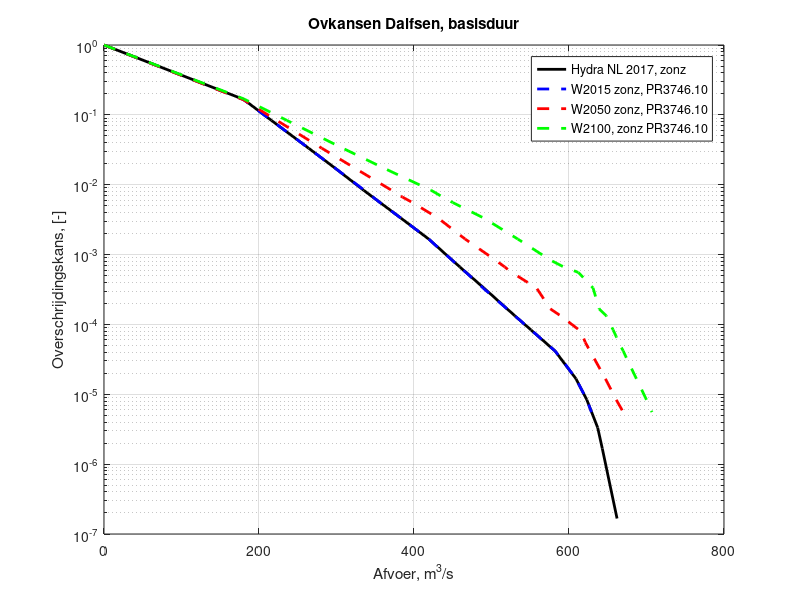
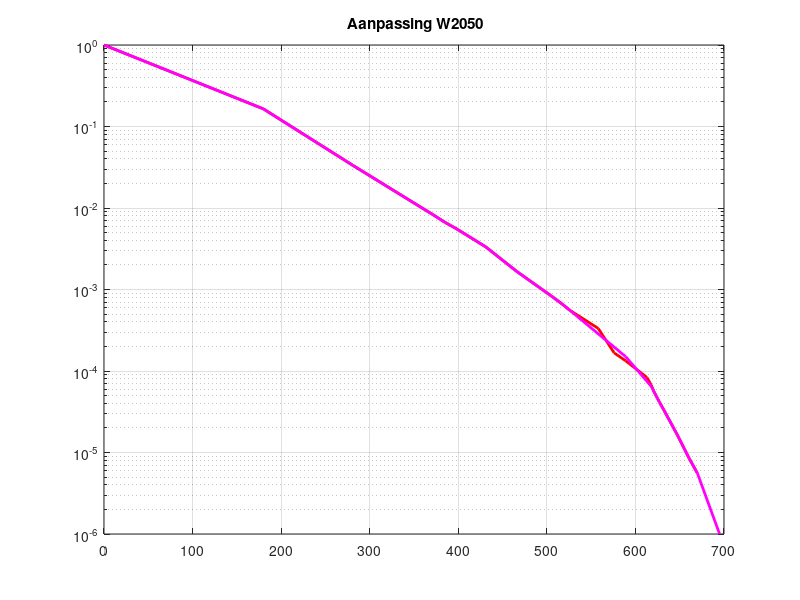
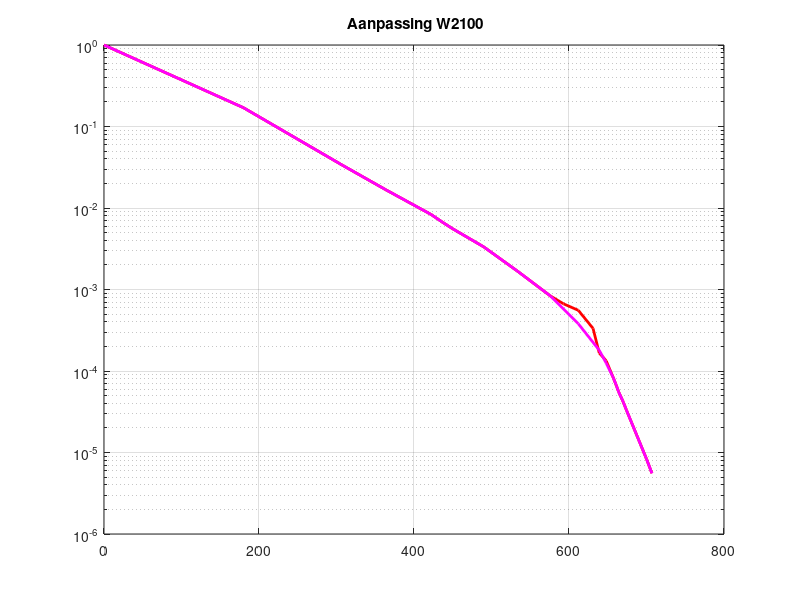
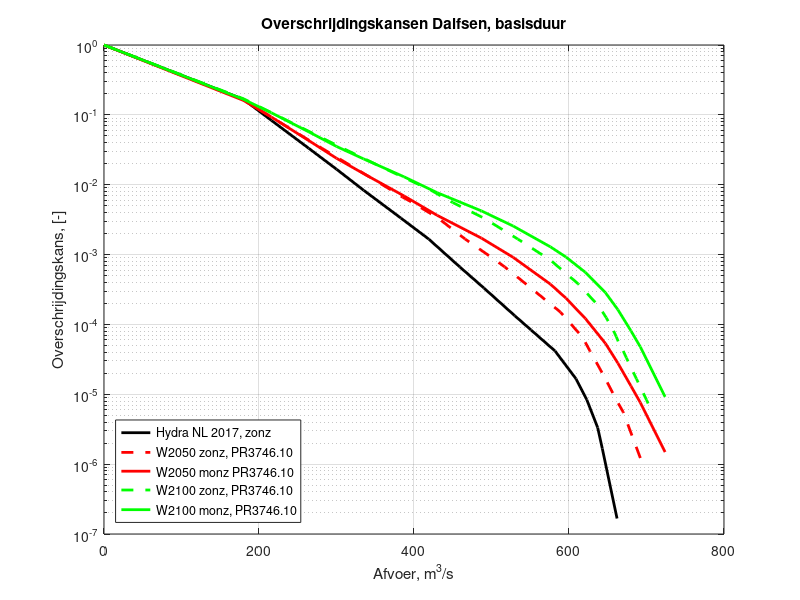

These charts were generated, in order, by the following MATLAB code:
%% Script om invoerbestanden Dalfsen te maken exclusief statistische onzekerheid

% Door:    Chris Geerse
% Project: PR3445.50
% Datum:   juni 2018


%==========================================================================
% Algemene zaken
%==========================================================================

clc;
clear;
close all
addpath 'Hulproutines\' 'Invoer\';

%% Lees Hydra-NL 2017 in
Ovkans_HNL2017 = load('Ovkans_Dalfsen_piekafvoer_2017.txt');
Ovkans_HNL2017_monz = load('Ovkans_Dalfsen_piekafvoer_2017_metOnzHeid.txt');


%% Invoer Dalfsen zonder onzekerheid
% Bron: P:\PR\3746.10\Toeleveringen\2018_02_15 OI2014-verdelingen afvoer zonder onzekerheid

% W2015, W2050, W2100
Invoer_zonder_onzHeid = [...
    2   	216	223	236
    5	    264	281	308
    10  	300	326	364
    20      336	371	422
    25  	347	385	437
    30  	356	398	450
    50      383	431	490
    100 	419	466	534
    200 	449	505	576
    250 	459	517	593
    300 	467	526	612
    500     489	558	631
    1000	520	576	639
    1250	530	589	648
    2000	551	613	657
    2500	561	618	661
    3000	569	621	664
    4000	582	627	670
    5000	589	632	674
    10000	609	647	687
    20000	623	661	700
    30000	629	670	707];

% Ga over op frequenties, met afvoer in eerste kolom
hulp_W2015 = [Invoer_zonder_onzHeid(:,2), 1./(6*Invoer_zonder_onzHeid(:,1))]
hulp_W2050 = [Invoer_zonder_onzHeid(:,3), 1./(6*Invoer_zonder_onzHeid(:,1))]
hulp_W2100 = [Invoer_zonder_onzHeid(:,4), 1./(6*Invoer_zonder_onzHeid(:,1))]


%% Uitbreiding naar beneden (zonder onzekerheid)
% Bepaal goede waarde voor 180 m3/s
Ovkans180_W2015 = exp( interp1(hulp_W2015(:,1), log(hulp_W2015(:,2)), 180, 'linear', 'extrap') )
Ovkans180_W2050 = exp( interp1(hulp_W2050(:,1), log(hulp_W2050(:,2)), 180, 'linear', 'extrap') )
Ovkans180_W2100 = exp( interp1(hulp_W2100(:,1), log(hulp_W2100(:,2)), 180, 'linear', 'extrap') )

% Uitbreiden met kans 1 bij afvoer 0 m3/s
Ovkans_W2015    = ...
    [0,  1
    180, Ovkans180_W2015
    hulp_W2015];

Ovkans_W2050    = ...
    [0,  1
    180, Ovkans180_W2050
    hulp_W2050];

Ovkans_W2100    = ...
    [0,  1
    180, Ovkans180_W2100
    hulp_W2100];


% Figuur met statistiek zonder onzekerheid, inclusief uitbreiding naar beneden:
figure
semilogy(Ovkans_HNL2017(:,1), Ovkans_HNL2017(:,2), 'k-', 'linewidth', 2)
grid on; hold on
semilogy(Ovkans_W2015(:,1), Ovkans_W2015(:,2), 'b--', 'linewidth', 2)
semilogy(Ovkans_W2050(:,1), Ovkans_W2050(:,2), 'r--', 'linewidth', 2)
semilogy(Ovkans_W2100(:,1), Ovkans_W2100(:,2), 'g--', 'linewidth', 2)

title('Ovkansen Dalfsen, basisduur')
xlabel('Afvoer, m^3/s')
ylabel('Overschrijdingskans, [-]')
ylim([1e-7, 1])
xlim([ 0, 800])
legend('Hydra NL 2017, zonz', 'W2015 zonz, PR3746.10', 'W2050 zonz, PR3746.10', 'W2100, zonz PR3746.10')

% Corrigeer rare hobbels voor 2050 en 2100
Ovkans_W2050_corr = ...
   [ 0   1.0000e+00
   1.8000e+02   1.6438e-01
   2.2300e+02   8.3333e-02
   2.8100e+02   3.3333e-02
   3.2600e+02   1.6667e-02
   3.7100e+02   8.3333e-03
   3.8500e+02   6.6667e-03
   3.9800e+02   5.5556e-03
   4.3100e+02   3.3333e-03
   4.6600e+02   1.6667e-03
   5.0500e+02   8.3333e-04
   5.1700e+02   6.6667e-04
   5.2600e+02   5.5556e-04
   %5.5800e+02   3.3333e-04
   %5.7600e+02   1.6667e-04
   5.8900e+02   1.5e-4    %1.3333e-04
   %6.1300e+02   8.3333e-05
   6.1800e+02   6.45e-5  %6.6667e-05
   6.2100e+02   5.5556e-05
   6.2700e+02   4.1667e-05
   6.3200e+02   3.3333e-05
   6.4700e+02   1.6667e-05
   6.6100e+02   8.3333e-06
   6.7000e+02   5.5556e-06];    
  
% Breidt bereik uit tot een extremere afveor:
Ovkans_W2050_corr = [Ovkans_W2050_corr; [695, 1e-6]];

figure
semilogy(Ovkans_W2050(:,1),       Ovkans_W2050(:,2),      'r-', 'linewidth', 2)
hold on; grid on
semilogy(Ovkans_W2050_corr(:,1),  Ovkans_W2050_corr(:,2),  'm-', 'linewidth', 2)
title(' Aanpassing W2050')

Ovkans_W2100_corr = ...
    [0   1.0000e+00
   1.8000e+02   1.6995e-01
   2.3600e+02   8.3333e-02
   3.0800e+02   3.3333e-02
   3.6400e+02   1.6667e-02
   4.2200e+02   8.3333e-03
   4.3700e+02   6.6667e-03
   4.5000e+02   5.5556e-03
   4.9000e+02   3.3333e-03
   5.3400e+02   1.6667e-03
   5.7600e+02   8.3333e-04
   %5.9300e+02   6.6667e-04
   6.1200e+02   3.8e-4  %5.5556e-04
   %6.3100e+02   3.3333e-04
   6.3900e+02   1.8e-4  %1.6667e-04
   6.4800e+02   1.25e-4  %1.3333e-04
   6.5700e+02   8.3333e-05
   6.6100e+02   6.6667e-05
   6.6400e+02   5.5556e-05
   6.7000e+02   4.1667e-05
   6.7400e+02   3.3333e-05
   6.8700e+02   1.6667e-05
   7.0000e+02   8.3333e-06
   7.0700e+02   5.5556e-06];

% Geen uitbreiding doen


figure
semilogy(Ovkans_W2100(:,1),       Ovkans_W2100(:,2),      'r-', 'linewidth', 2)
hold on; grid on
semilogy(Ovkans_W2100_corr(:,1),  Ovkans_W2100_corr(:,2),  'm-', 'linewidth', 2)
title(' Aanpassing W2100')


close all


%% Inlezen statistiek met onzekerheid voor W2050 en W2100

AA = load('Ovkans Dalfsen W2015_2050_2100_onzHeid.txt');

Ovkans_W2050_monz = [AA(:,1), AA(:,3)];
Ovkans_W2100_monz = [AA(:,1), AA(:,4)];

% Figuur met statistiek W2015 en W2100 met en zonder onzekerheid:
figure
semilogy(Ovkans_HNL2017(:,1),     Ovkans_HNL2017(:,2),    'k-', 'linewidth', 2)
grid on; hold on
semilogy(Ovkans_W2050_corr(:,1),  Ovkans_W2050_corr(:,2),      'r--', 'linewidth', 2)
semilogy(Ovkans_W2050_monz(:,1),  Ovkans_W2050_monz(:,2), 'r-', 'linewidth', 2)
semilogy(Ovkans_W2100_corr(:,1),       Ovkans_W2100_corr(:,2),      'g--', 'linewidth', 2)
semilogy(Ovkans_W2100_monz(:,1),  Ovkans_W2100_monz(:,2), 'g-', 'linewidth', 2)
title('Overschrijdingskansen Dalfsen, basisduur')
xlabel('Afvoer, m^3/s')
ylabel('Overschrijdingskans, [-]')
ylim([1e-7, 1])
xlim([ 0, 800])
legend('Hydra NL 2017, zonz', 'W2050 zonz, PR3746.10','W2050 monz PR3746.10',...
    'W2100 zonz, PR3746.10', 'W2100 monz, PR3746.10', 'location', 'SouthWest')
    
% Figuur met: Hydra-NL 2017, W2050 en W2100 met onzekerheid
figure
semilogy(Ovkans_HNL2017_monz(:,1),     Ovkans_HNL2017_monz(:,2),    'k-', 'linewidth', 2)
grid on; hold on
semilogy(Ovkans_W2050_monz(:,1),  Ovkans_W2050_monz(:,2), 'r-', 'linewidth', 2)
semilogy(Ovkans_W2100_monz(:,1),  Ovkans_W2100_monz(:,2), 'g-', 'linewidth', 2)
title('Overschrijdingskansen Dalfsen, basisduur')
xlabel('Afvoer, m^3/s')
ylabel('Overschrijdingskans, [-]')
ylim([1e-7, 1])
xlim([ 0, 800])
legend('Hydra NL 2017, met onz.heid', 'W2050 met onz.heid','W2100 met onz.heid', 'location', 'SouthWest')
    

% =========================================================================
% =========================================================================
% Figuren voor memo
% =========================================================================
% =========================================================================

% Figuur toelevering Deltares zonder bewerking, maar wel in basisduur
figure
semilogy(hulp_W2050(:,1), hulp_W2050(:,2), 'r--', 'linewidth', 2)
grid on; hold on
semilogy(hulp_W2100(:,1), hulp_W2100(:,2), 'g--', 'linewidth', 2)
title('Overschrijdingskansen Dalfsen, basisduur')
xlabel('Afvoer, m^3/s')
ylabel('Overschrijdingskans, [-]')
ylim([1e-7, 1])
xlim([ 0, 800])
legend('W2050 (Deltares)','W2100 (Deltares)' )

% Vergelijking zonder stat. onzheid met situatie inclusief onzekerheid (voor memo).
figure
semilogy(hulp_W2050(:,1), hulp_W2050(:,2), 'r--', 'linewidth', 3)
grid on; hold on
semilogy(hulp_W2100(:,1), hulp_W2100(:,2), 'g--', 'linewidth', 3)
semilogy(Ovkans_W2050_monz(:,1),  Ovkans_W2050_monz(:,2), 'r-', 'linewidth', 1)
semilogy(Ovkans_W2100_monz(:,1),  Ovkans_W2100_monz(:,2), 'g-', 'linewidth', 1)
title('Overschrijdingskansen Dalfsen, basisduur')
xlabel('Afvoer, m^3/s')
ylabel('Overschrijdingskans, [-]')
ylim([1e-7, 1])
xlim([ 0, 800])
legend('W2050 (Deltares)','W2100 (Deltares)', 'W2050 met onz.heid','W2100 met onz.heid', 'location', 'SouthWest')

% Vergelijking zonder en met bewerkingen (voor memo).
figure
semilogy(hulp_W2050(:,1), hulp_W2050(:,2), 'r-', 'linewidth', 1)
grid on; hold on
semilogy(hulp_W2100(:,1), hulp_W2100(:,2), 'g-', 'linewidth', 1)
semilogy(Ovkans_W2050_corr(:,1),  Ovkans_W2050_corr(:,2),      'r--', 'linewidth', 3)
semilogy(Ovkans_W2100_corr(:,1),       Ovkans_W2100_corr(:,2),      'g--', 'linewidth', 3)
title('Overschrijdingskansen Dalfsen, basisduur')
xlabel('Afvoer, m^3/s')
ylabel('Overschrijdingskans, [-]')
ylim([1e-7, 1])
xlim([ 0, 800])
legend('W2050 (Deltares)','W2100 (Deltares)', 'W2050 na bewerkingen','W2100 na bewerkingen', 'location', 'SouthWest')

% Alle relevante lijnen:
% Figuur met: Hydra-NL 2017, W2050 en W2100 met onzekerheid
figure
semilogy(Ovkans_W2100_monz(:,1),  Ovkans_W2100_monz(:,2),      'g-', 'linewidth',  2)
grid on; hold on
semilogy(Ovkans_W2100_corr(:,1),  Ovkans_W2100_corr(:,2),      'g--', 'linewidth', 2)
semilogy(Ovkans_W2050_monz(:,1),  Ovkans_W2050_monz(:,2),      'r-', 'linewidth',  2)
semilogy(Ovkans_W2050_corr(:,1),  Ovkans_W2050_corr(:,2),      'r--', 'linewidth', 2)
semilogy(Ovkans_HNL2017_monz(:,1), Ovkans_HNL2017_monz(:,2),    'k-', 'linewidth',  2)
semilogy(Ovkans_HNL2017(:,1),      Ovkans_HNL2017(:,2),         'k--', 'linewidth', 2)
title('Overschrijdingskansen Dalfsen, basisduur')
xlabel('Afvoer, m^3/s')
ylabel('Overschrijdingskans, [-]')
ylim([1e-7, 1])
xlim([ 0, 800])
legend('W2100 met onz.heid', 'W2100 zonder onz.heid','W2050 met onz.heid', 'W2050 zonder onz.heid',...
'Hydra NL 2017, met onz.heid','Hydra NL 2017, zonder onz.heid', 'location', 'SouthWest')

